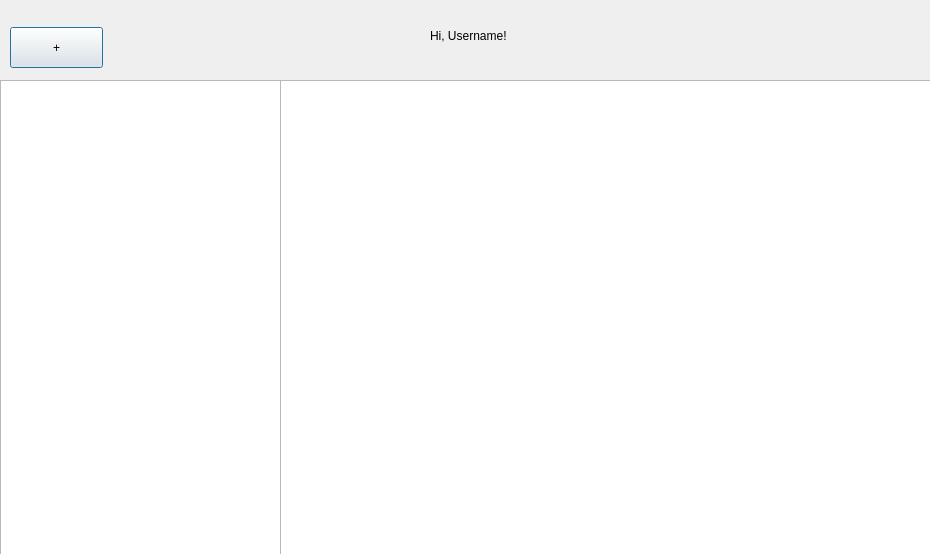
<?xml version="1.0" encoding="UTF-8"?>
<ui version="4.0">
 <class>App</class>
 <widget class="QDialog" name="App">
  <property name="geometry">
   <rect>
    <x>0</x>
    <y>0</y>
    <width>930</width>
    <height>554</height>
   </rect>
  </property>
  <property name="windowTitle">
   <string>Dialog</string>
  </property>
  <widget class="QListWidget" name="InboxListWidget">
   <property name="geometry">
    <rect>
     <x>0</x>
     <y>80</y>
     <width>281</width>
     <height>481</height>
    </rect>
   </property>
  </widget>
  <widget class="QPlainTextEdit" name="plainTextEdit">
   <property name="geometry">
    <rect>
     <x>280</x>
     <y>80</y>
     <width>651</width>
     <height>481</height>
    </rect>
   </property>
   <property name="plainText">
    <string/>
   </property>
  </widget>
  <widget class="QLabel" name="label">
   <property name="geometry">
    <rect>
     <x>430</x>
     <y>20</y>
     <width>121</width>
     <height>31</height>
    </rect>
   </property>
   <property name="text">
    <string>Hi, Username!</string>
   </property>
  </widget>
  <widget class="QPushButton" name="pushButton">
   <property name="geometry">
    <rect>
     <x>10</x>
     <y>27</y>
     <width>93</width>
     <height>41</height>
    </rect>
   </property>
   <property name="text">
    <string>+</string>
   </property>
  </widget>
 </widget>
 <resources/>
 <connections/>
</ui>
